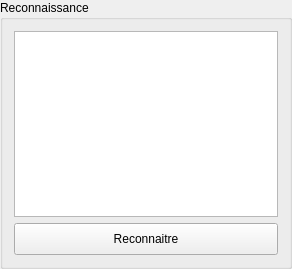
<?xml version="1.0" encoding="UTF-8"?>
<ui version="4.0">
 <class>GroupBox</class>
 <widget class="QGroupBox" name="GroupBox">
  <property name="geometry">
   <rect>
    <x>0</x>
    <y>0</y>
    <width>292</width>
    <height>269</height>
   </rect>
  </property>
  <property name="palette">
   <palette>
    <active>
     <colorrole role="Button">
      <brush brushstyle="SolidPattern">
       <color alpha="255">
        <red>6</red>
        <green>181</green>
        <blue>238</blue>
       </color>
      </brush>
     </colorrole>
    </active>
    <inactive>
     <colorrole role="Button">
      <brush brushstyle="SolidPattern">
       <color alpha="255">
        <red>6</red>
        <green>181</green>
        <blue>238</blue>
       </color>
      </brush>
     </colorrole>
    </inactive>
    <disabled>
     <colorrole role="Button">
      <brush brushstyle="SolidPattern">
       <color alpha="255">
        <red>6</red>
        <green>181</green>
        <blue>238</blue>
       </color>
      </brush>
     </colorrole>
    </disabled>
   </palette>
  </property>
  <property name="windowTitle">
   <string>GroupBox</string>
  </property>
  <property name="styleSheet">
   <string notr="true"/>
  </property>
  <property name="title">
   <string>Reconnaissance</string>
  </property>
  <layout class="QVBoxLayout" name="verticalLayout">
   <item>
    <widget class="QPlainTextEdit" name="plainTextEdit">
     <property name="font">
      <font>
       <family>Yrsa</family>
       <pointsize>13</pointsize>
      </font>
     </property>
    </widget>
   </item>
   <item>
    <widget class="QPushButton" name="pushButton">
     <property name="styleSheet">
      <string notr="true">padding:8px</string>
     </property>
     <property name="text">
      <string>Reconnaitre</string>
     </property>
    </widget>
   </item>
  </layout>
 </widget>
 <resources/>
 <connections/>
</ui>
